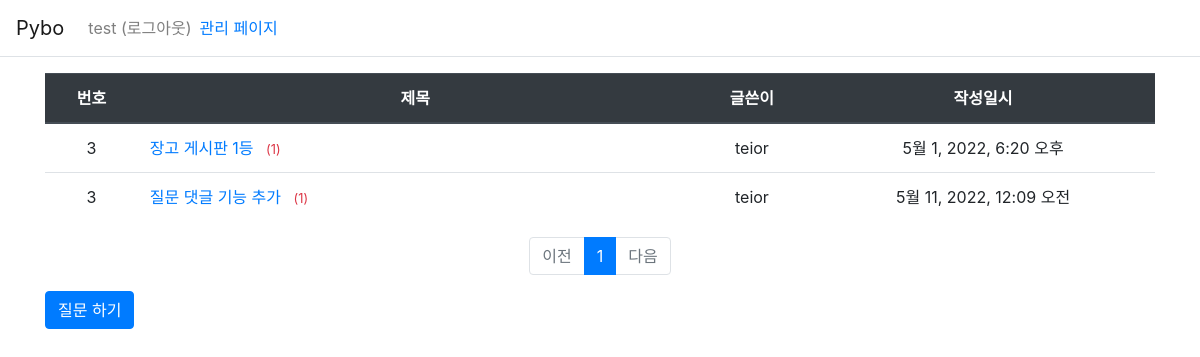
Page /pybo/ (signed in) on the committed database.
### pybo/models.py (models this page shows, shortened)
class Question(models.Model):
    author = models.ForeignKey(User, on_delete=models.CASCADE)   # 계정 삭제시 데이터 전부 삭제
    subject = models.CharField(max_length=200)
    modify_date = models.DateTimeField(null=True, blank=True)     # 수정 일시
    content = models.TextField()
    create_date = models.DateTimeField()

### pybo/views.py (the view)
# urls.py: path('', views.index, name='index'),  # 페이지 에 해당 하는 urlpatterns
def index(request):
    page = request.GET.get('page', '1')
    question_list = Question.objects.order_by('create_date')
    paginator = Paginator(question_list, 10)  # 페이지 당 질문 10개 보여 주기
    page_obj = paginator.get_page(page)
    context = {'question_list': page_obj}
    return render(request, 'pybo/question_list.html', context)

### templates/pybo/question_list.html
{% extends 'base.html' %}
{% load pybo_filter %}
{% block content %}
<div class="container my-3">
    <table class="table">
        <thead>
        <tr class="text-center thead-dark">
            <th>번호</th>
            <th style="width:50%">제목</th>
            <th>글쓴이</th>
            <th>작성일시</th>
        </tr>
        </thead>
        <tbody>
        {% if question_list %}
        {% for question in question_list %}
        <tr class="text-center">
            <td>{{ question_list.paginator.count|sub:question_list.start_index|sub:forloop.counter0|add:1 }}</td>
            <td class="text-left">
                <a href="{% url 'pybo:detail' question.id %}">{{ question.subject }}</a>
                    {% if question.answer_set.count > 0 %}
                    <span class="text-danger small ml-2">
                      ({{ question.answer_set.count }})
                    </span>
                    {% endif %}
            </td>
            <td>{{ question.author.username }}</td>
            <td>{{ question.create_date }}</td>
        </tr>
        {% endfor %}
        {% else %}
        <tr>
            <td colspan="3">질문이 없습니다</td>
        </tr>
        {% endif %}
        </tbody>
    </table>
    <ul class="pagination justify-content-center">
        {% if question_list.has_previous %}
        <li class="page-item">
            <a class="page-link" href="?page={{ question_list.previous_page_number }}">
                이전
            </a>
        </li>
        {% else %}
        <li class="page-item disabled">
            <a class="page-link" tabindex="-1" aria-disabled="true" href="#">
                이전
            </a>
        </li>
        {% endif %}
        {% for page_number in question_list.paginator.page_range %}
        {% if page_number >= question_list.number|add:-5 and page_number <= question_list.number|add:5 %}
            {% if page_number == question_list.number %}
            <li class="page-item active" aria-current="page">
                <a class="page-link" href="?page={{ page_number }}">
                    {{ page_number }}
                    </a>
            </li>
            {% else %}
            <li class="page-item">
                <a class="page-link" href="?page={{ page_number }}">
                    {{ page_number }}
                </a>
            </li>
            {% endif %}
        {% endif %}
        {% endfor %}
        {% if question_list.has_next %}
        <li class="page-item">
            <a class="page-link" href="?page={{ question_list.next_page_number }}">
                다음
            </a>
        </li>
        {% else %}
        <li class="page-item disabled"?>
            <a class="page-link" tabindex="-1" aria-disabled="true" href="#">
                다음
            </a>
        </li>
        {% endif %}
    </ul>
    <a href="{% url 'pybo:question_create' %}" class="btn btn-primary">
        질문 하기
    </a>
</div>
{% endblock %}

### templates/navbar.html (shortened to what this page needs)
<nav class="navbar navbar-expand-lg navbar-light ba-light border-bottom">
    <a class="navbar-brand" href="{% url 'pybo:index' %}">Pybo</a>
    <div class="collapse navbar-collapse flex-grow-0" id="navbarNav">
        <ul class="navbar-nav">
            <li class="nav-item">
                {% if user.is_authenticated %}
                <a class="nav-link" href="{% url 'common:logout' %}">
                    {{ user.username }} (로그아웃)
                </a>
                {% else %}
                <a class="nav-link" href="{% url 'common:login' %}">로그인</a>
                {% endif %}
            </li>
        </ul>
        <a href="http://127.0.0.1:8000/admin/">관리 페이지</a>
    </div>
</nav>

### rows in the picture
Question: paginator.count|sub "3", subject "장고 게시판 1등", answer_set.count "1", author.username "teior", create_date "5월 1, 2022, 6:20 오후"
Question: paginator.count|sub "3", subject "질문 댓글 기능 추가", answer_set.count "1", author.username "teior", create_date "5월 11, 2022, 12:09 오전"

### other values in the picture
{{ user.username }} "test"
{{ page_number }} "1"
